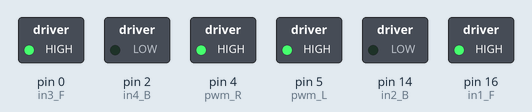
This sketch was run on a simulated Arduino Uno, built with avr-gcc and run on an emulated ATmega328P. Parts: switched loads named in the sketch (green lamp = pin HIGH).

Above: at 0.1 s.
At 2.1 s:
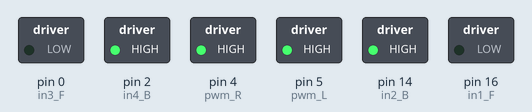
At 4.1 s:
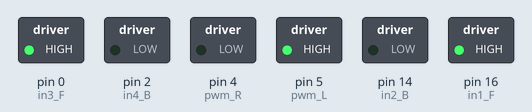
At 11.45 s:
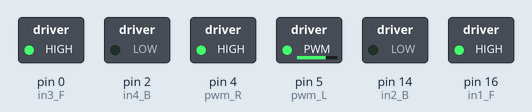
At 19.1 s:
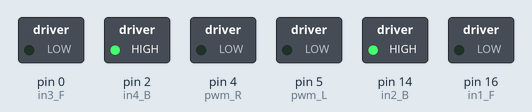
At 26.1 s:
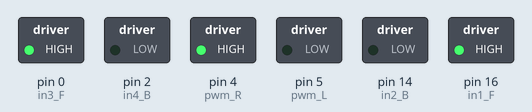
Timing chart, 0 to 40.0 s (numbered marks = the images above):
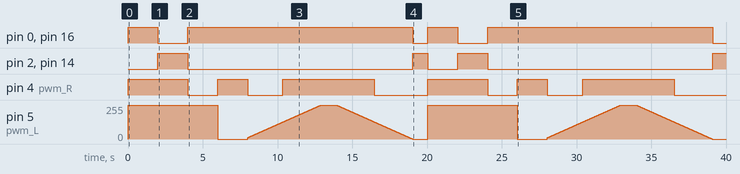

The sketch:

sketch_motor_control.ino
```cpp
// D0=16, D1=5, D2=4, D3=0, D4=2, D5=14, D6=12, D7=13, D8=15

// Motor right(A)
int pwm_R = 4;  //D2
int in1_F = 16; //D0
int in2_B = 14; //D5
// Motor left(B)
int pwm_L = 5;  //D1
int in3_F = 0;  //D3
int in4_B = 2;  //D4

void setup(){
  pinMode(pwm_R, OUTPUT);
  pinMode(pwm_L, OUTPUT);
  pinMode(in1_F, OUTPUT);
  pinMode(in2_B, OUTPUT);
  pinMode(in3_F, OUTPUT);
  pinMode(in4_B, OUTPUT);
}

void forward(){
  analogWrite(pwm_L, 255);
  analogWrite(pwm_R, 255);
  digitalWrite(in1_F, HIGH);
  digitalWrite(in2_B, LOW);
  digitalWrite(in3_F, HIGH);
  digitalWrite(in4_B, LOW);
  delay(1000);
  void stop();
}

void backward(){
  analogWrite(pwm_L, 255);
  analogWrite(pwm_R, 255);
  digitalWrite(in1_F, LOW);
  digitalWrite(in2_B, HIGH);
  digitalWrite(in3_F, LOW);
  digitalWrite(in4_B, HIGH);
  delay(1000);
  void stop();
}

void left(){
  analogWrite(pwm_L, 255);
  analogWrite(pwm_R, 0);
  digitalWrite(in1_F, HIGH);
  digitalWrite(in2_B, LOW);
  digitalWrite(in3_F, HIGH);
  digitalWrite(in4_B, LOW);
  delay(1000);
  void stop();
}

void right(){
  analogWrite(pwm_L, 0);
  analogWrite(pwm_R, 255);
  digitalWrite(in1_F, HIGH);
  digitalWrite(in2_B, LOW);
  digitalWrite(in3_F, HIGH);
  digitalWrite(in4_B, LOW);
  delay(1000);
  void stop();
}

void speed(){
  for(int i=10; i<=255; i++){
    analogWrite(pwm_L, i);
    analogWrite(pwm_R, i);
    delay(20);
  }
  digitalWrite(in1_F, HIGH);
  digitalWrite(in2_B, LOW);
  digitalWrite(in3_F, HIGH);
  digitalWrite(in4_B, LOW);
  delay(1000);

  for(int i=255; i>=0; i--){
    analogWrite(pwm_L, i);
    analogWrite(pwm_R, i);
    delay(20);
  }
  digitalWrite(in1_F, LOW);
  digitalWrite(in2_B, HIGH);
  digitalWrite(in3_F, LOW);
  digitalWrite(in4_B, HIGH);
  delay(1000);
}

void stop(){
  analogWrite(pwm_L, 0);
  analogWrite(pwm_R, 0);
  digitalWrite(in1_F, LOW);
  digitalWrite(in2_B, LOW);
  digitalWrite(in3_F, LOW);
  digitalWrite(in4_B, LOW);
  delay(20);
}
void loop(){
  forward();
  delay(1000);
  backward();
  delay(1000);
  left();
  delay(1000);
  right();
  delay(1000);
  speed();
}
```

Measured:
- by itself, pin 2 (in4_B), pin 14 (in2_B): goes HIGH 2.0 s, LOW 15.1 s, HIGH 1.0 s, LOW 2.0 s, HIGH 2.0 s, LOW 15.1 s, then HIGH
- by itself, pin 4 (pwm_R): LOW → HIGH at 0.00 s, → LOW 4.0 s later, → HIGH 2.0 s later, → LOW 2.0 s later, … (12 changes in this stretch)
- by itself, pin 0 (in3_F), pin 16 (in1_F): LOW → HIGH at 0.00 s, → LOW 2.0 s later, → HIGH 2.0 s later, → LOW 15.1 s later, … (8 changes in this stretch)
